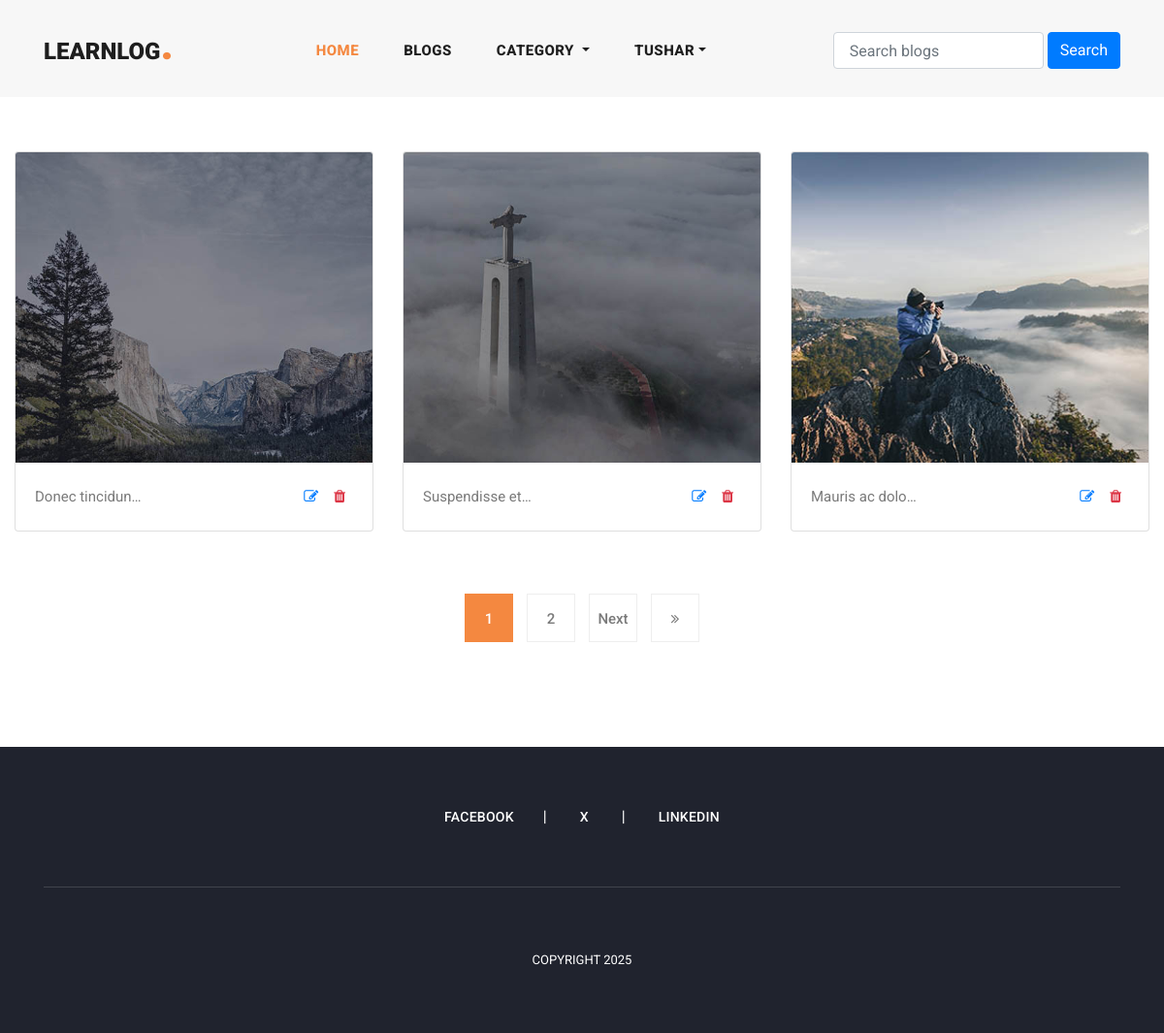
The app's page /my_blogs/ (signed in), older data.
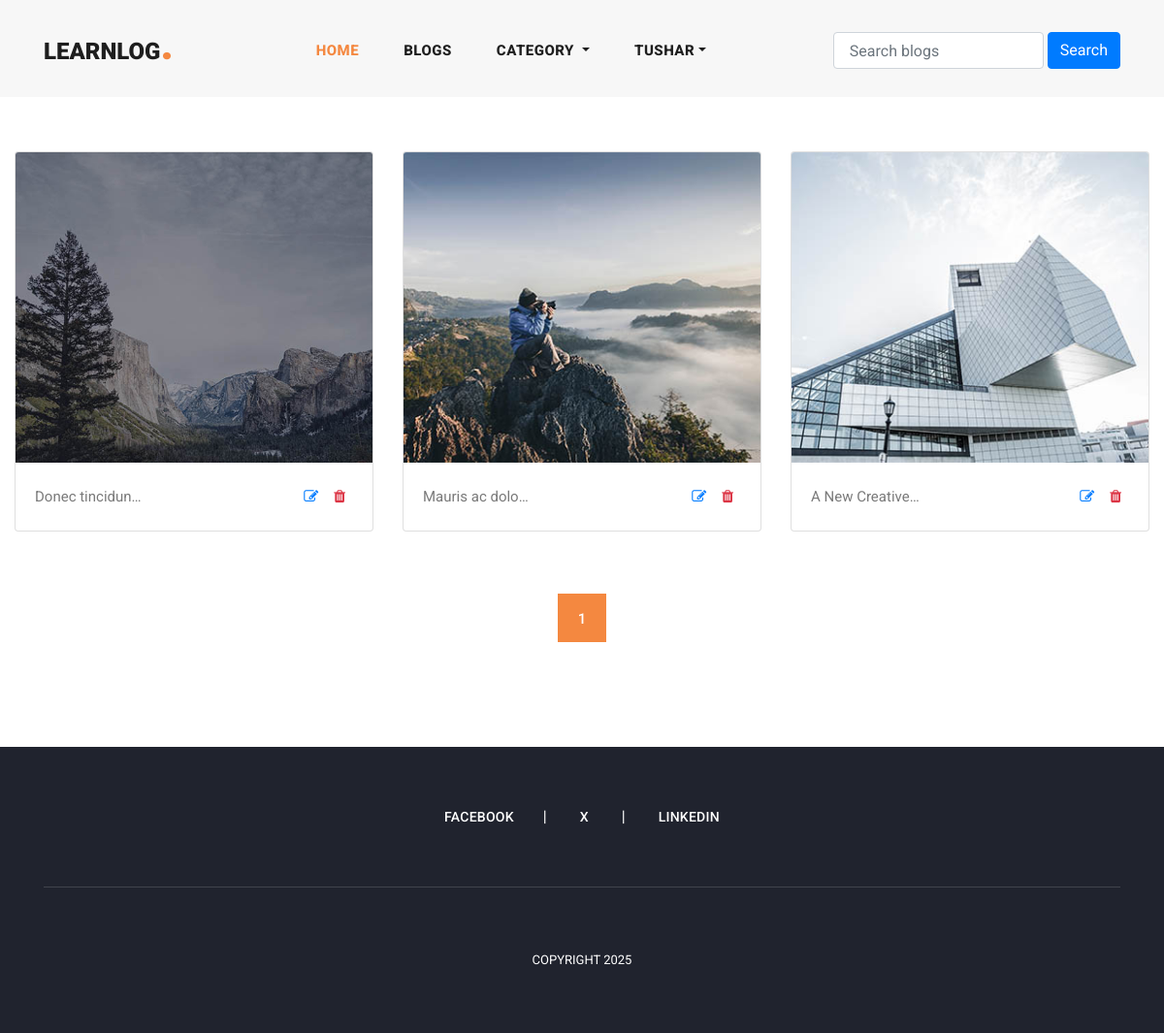
The same page, newer data.
### user_profile/models.py (models this page shows, shortened)
class User(AbstractUser):
    email=models.EmailField(max_length=150,unique=True,error_messages={"unique": "The email must be unique"})
    profile_image=models.ImageField(null=True,blank=True,upload_to="profile_images")
    followers=models.ManyToManyField("Follow")
    REQUIRED_FIELDS=["email"]
    objects=CustomUserManager()

### blogs/models.py (models this page shows, shortened)
class Blog(models.Model):
    user=models.ForeignKey(User,related_name='user_blogs', on_delete=models.CASCADE)
    category=models.ForeignKey(Category,related_name='category_blogs',on_delete=models.CASCADE)
    tags=models.ManyToManyField(Tags,related_name='tag_blogs',blank=True)
    like=models.ManyToManyField(User,related_name='user_like',blank=True)
    title=models.CharField(max_length=250)
    slug=models.SlugField(null=True,blank=True)
    banner=models.ImageField(upload_to='blog_banners')
    description=RichTextField()
    created_date=models.DateField(auto_now_add=True)

### blogs/views.py (the view)
# urls.py: path('my_blogs/',my_blogs,name='my_blogs'),
@login_required(login_url='login')
def my_blogs(request):
    queryset=request.user.user_blogs.all()
    paginator=Paginator(queryset,3)
    page=request.GET.get('page',1)
    delete=request.GET.get('delete',None)
    if delete:
        blog=get_object_or_404(Blog, pk=delete)
        if request.user.pk!=blog.user.pk:
            return redirect('home')
        blog.delete()
        return redirect('my_blogs')
    try:
        blogs=paginator.page(page)
    except EmptyPage:
        blogs=paginator.page(1)
    except PageNotAnInteger:
        blogs=paginator.page(1)
    context={
        "blogs":blogs,
        "paginator":paginator
    }
    return render(request, 'my_blogs.html',context)

### blogs/context_processors.py (called while the page is built)
def get_all_categories(request):
    category=Category.objects.all()
    context={
        "categories":category
    }
    return context

def get_all_tags(request):
    tag=Tags.objects.all()
    context={
        "tags":tag
    }
    return context

### templates/my_blogs.html (shortened to what this page needs)
{% extends 'base.html' %}
{% load static %}
{% block  content %}
<section class="my-blogs">
    <div class="container-fluid">
        <div class="row py-5">
         {% for blog in blogs %}
            <div class="col-md-4 my-2">
                <div class="card">
                    <img class="card-img-top img-fluid" style="width: 100%; height: 320px;" src="{{blog.banner.url}}" alt="Card image cap">
                    <div class="card-body">
                      <p class="card-text d-flex flex-row">
                        {{blog.title|truncatechars:15}}
                        <a class="px-2 ml-auto" href="{% url 'update_blog' blog.slug %}">
                          <i class="fa fa-edit"></i>
                        </a>
                        <a class="px-2" href="?delete={{blog.pk}}">
                          <i class="fa fa-trash text-danger"></i>
                        </a>
                      </p>
                    </div>
                  </div>
            </div>
        {% endfor %}
        </div>
        <div class="row py-2 justify-content-center">
          <div class="col-md-8">
            {% include 'pagination.html' %}
          </div>
        </div>
    </div>
</section>
{% endblock content %}

### templates/base.html (shortened to what this page needs)
<!DOCTYPE html>
<html lang="en">
{% load static %}
  <head>
    <link href="{% static 'vendor/bootstrap/css/bootstrap.min.css' %}" rel="stylesheet">
    <link rel="stylesheet" href="{% static 'css/fontawesome.css' %}">
    <link rel="stylesheet" href="{% static 'css/templatemo-stand-blog.css' %}">
    <link rel="stylesheet" href="{% static 'css/owl.css' %}">
    <link rel="stylesheet" href="{% static 'css/main.css' %}">
    </head>
<body>
    {% include 'header.html' %}
    {% block content %}
    {% endblock content %}
    {% include 'footer.html' %}
</body>
</html>

### templates/header.html (shortened to what this page needs)
    <header class="">
      <nav class="navbar navbar-expand-lg">
        <div class="container">
          <a class="navbar-brand" href="{% url 'home'%}"><h2>LearnLog<em>.</em></h2></a>
          <div class="collapse navbar-collapse" id="navbarResponsive">
            <ul class="navbar-nav ml-auto">
              <li class="nav-item active">
                <a class="nav-link" href="{% url  'home' %}">Home
                </a>
              </li>
              <li class="nav-item">
                <a class="nav-link" href="{% url 'blogs' %}">Blogs</a>
              </li>
              <li class="nav-item dropdown">
              <a class="nav-link dropdown-toggle" href="#" id="navbarDropdown" role="button" data-toggle="dropdown" aria-haspopup="true" aria-expanded="false">
          Category
        </a>
        </li>
        {% if request.user.is_authenticated %}
          <li class="nav-item dropdown">
          <a class="nav-link dropdown-toggle" href="#" id="navbarDropdown" role="button" data-toggle="dropdown" aria-haspopup="true" aria-expanded="false">{{request.user.username}}</a>
          {% else %}
              <li class="nav-item">
                <a class="nav-link" href="{% url 'login' %}">Login</a>
              </li>
          {% endif %}
          </ul>
            <form class="form-inline d-flex-nowrap my-2 ml-auto search-form" action="{% url 'search_blogs' %}" method="GET">
              <input class="form-control px-3" name="search" type="text" placeholder="Search blogs" required></input>
              <button class="btn btn-primary ml-1">Search</button>
            </form>
          </div>
        </div>
      </nav>
    </header>

### templates/pagination.html (shortened to what this page needs)
<ul class="page-numbers">
    {% for num in blogs.paginator.page_range %}
        {% if blogs.number == num %}
            <li class="active"><a href="?page={{ num }}">{{ num }}</a></li>
        {% else %}
            <li><a href="?page={{ num }}">{{ num }}</a></li>
        {% endif %}
    {% endfor %}
    {% if blogs.has_next %}
        <li><a href="?page={{ blogs.next_page_number }}">Next</a></li>
        <li><a href="?page={{ blogs.paginator.num_pages }}"><i class="fa fa-angle-double-right"></i></a></li>
    {% endif %}
</ul>

### templates/footer.html
 <footer>
      <div class="container">
        <div class="row">
          <div class="col-lg-12">
            <ul class="social-icons">
              <li><a href="https://www.facebook.com/mdnaimurrahman36/">Facebook</a></li>
              <li><a href="https://x.com/mnr_tushar">X</a> </li>
              <li><a href="https://www.linkedin.com/in/mdnaimurrahman36/">Linkedin</a></li>
            </ul>
          </div>
          <div class="col-lg-12">
            <div class="copyright-text">
              <p>Copyright 2025</p>
            </div>
          </div>
        </div>
      </div>
    </footer>

### templates/scripts.html (shortened to what this page needs)
    {% load static %}

### assets/css/templatemo-stand-blog.css (style rules this page uses)
body { font-family: 'Roboto', sans-serif; overflow-x: hidden; text-rendering: optimizeLegibility; -webkit-font-smoothing: antialiased; -moz-osx-font-smoothing: grayscale; }
p { margin-bottom: 0px; font-size: 15px; font-weight: 400; color: #7a7a7a; line-height: 30px; }
a { text-decoration: none!important; }
ul { padding: 0; margin: 0; list-style: none; }
h1,h2,h3,h4,h5,h6 { margin: 0px; }
header { position:relative; z-index: 99999; width: 100%; height: 100px; background-color: #f7f7f7; -webkit-transition: all 0.3s ease-in-out 0s; -moz-transition: all 0.3s ease-in-out 0s; -o-transition: all 0.3s ease-in-out 0s; transition: all 0.3s ease-in-out 0s; }
header .navbar { padding: 25px 0px; }
.navbar .navbar-brand { float: left; margin-top: -12px; outline: none; }
.navbar .navbar-brand h2 { color: #1e1e1e; text-transform: uppercase; font-size: 24px; font-weight: 900; -webkit-transition: all .3s ease 0s; -moz-transition: all .3s ease 0s; -o-transition: all .3s ease 0s; transition: all .3s ease 0s; }
.navbar .navbar-brand h2 em { font-size: 44px; font-style: normal; color: #f48840; }
#navbarResponsive { z-index: 999; }
.navbar-collapse { text-align: center; }
.navbar .navbar-nav .nav-item { margin: 0px 15px; }
.navbar .navbar-nav a.nav-link { text-transform: capitalize; font-size: 15px; font-weight: 800; text-transform: uppercase; letter-spacing: 0.5px; color: #1e1e1e; transition: all 0.3s; }
.navbar .navbar-nav .nav-link:hover, .navbar .navbar-nav .active>.nav-link, .navbar .navbar-nav .nav-link.active, .navbar .navbar-nav .nav-link.show, .navbar .navbar-nav .show>.nav-link { color: #f48840; }
ul.page-numbers { text-align: center; }
ul.page-numbers li { display: inline-block; margin: 0px 5px; }
ul.page-numbers li a { width: 50px; height: 50px; display: inline-block; text-align: center; line-height: 50px; font-size: 15px; color: #7a7a7a; border: 1px solid #eee; font-weight: 500; transition: all 0.3s; }
ul.page-numbers li.active a { background-color: #f48840; border-color: #f48840; color: #fff; }
footer { margin-top: 100px; text-align: center; background-color: #20232e; padding: 60px 0px; }
footer ul.social-icons { padding-bottom: 60px; margin-bottom: 60px; border-bottom: 1px solid rgba(250,250,250,0.15); }
footer ul.social-icons li { display: inline-block; margin-right: 30px; }
footer ul.social-icons li:after { content: "|"; color: #fff; margin-left: 30px; }
footer ul.social-icons li:last-child { margin-right: 0px; }
footer ul.social-icons li:last-child::after { display: none; }
footer ul.social-icons li a { font-size: 14px; text-transform: uppercase; color: #fff; font-weight: 500; letter-spacing: 0.25px; transition: all .3s; }
footer p { font-size: 13px; text-transform: uppercase; color: #fff; }

Row changes from the older to the newer data that the page shows:
removed Blog: banner (picture), title "Suspendisse et…"
now on this page (row unchanged): Blog: banner (picture), title "A New Creative…"
Text that changed along with them:
list line gone: "2"
text no longer shown: "Next"
